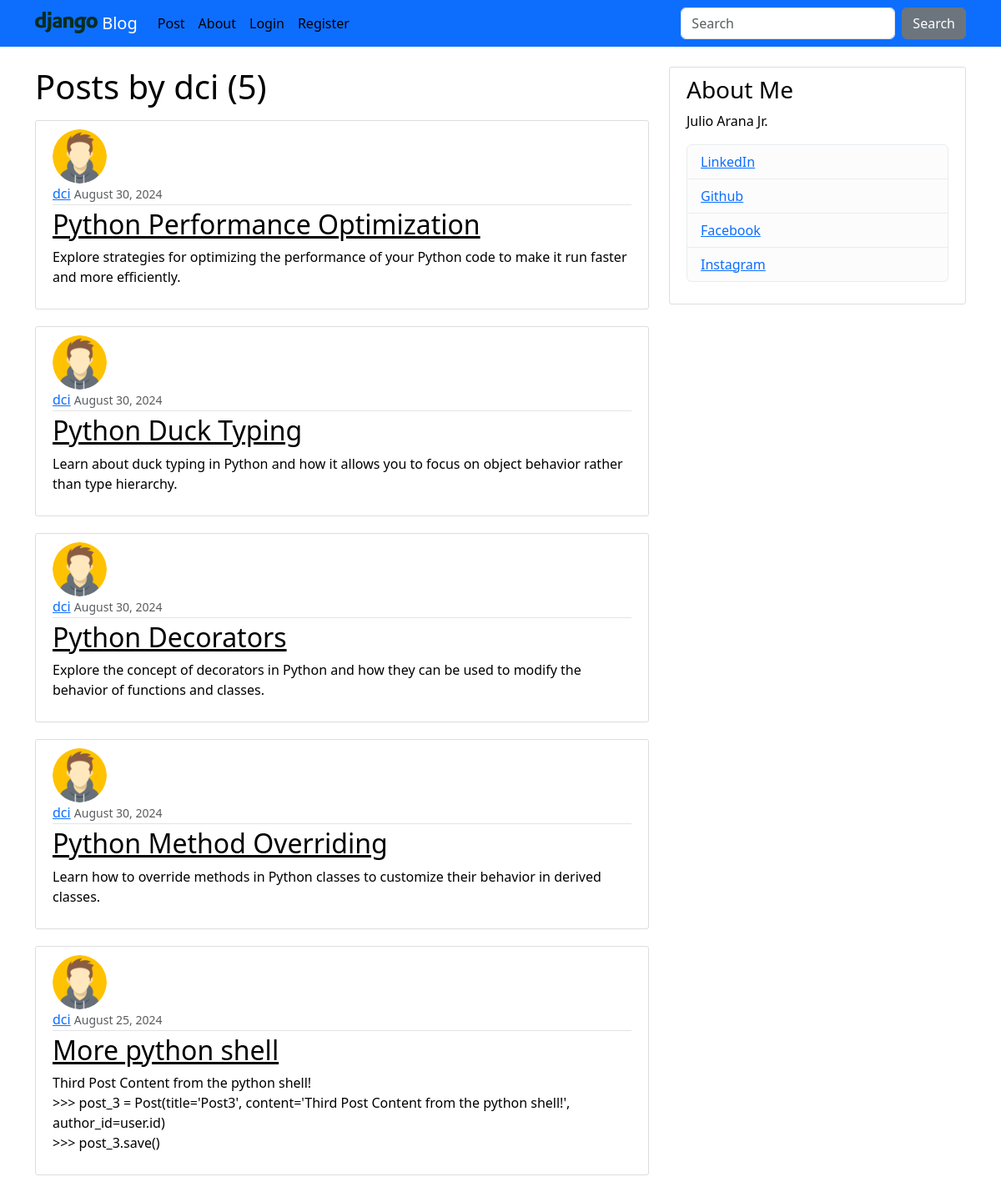
The page /blog/user/dci on the database its author committed.
### blog/models.py (models this page shows, shortened)
class Post(models.Model):
    title = models.CharField(max_length=100)
    content = models.TextField()
    date_posted = models.DateTimeField(default=timezone.now)
    author = models.ForeignKey(User, on_delete=models.CASCADE)

### accounts/models.py (models this page shows, shortened)
class Profile(models.Model):
    user = models.OneToOneField(User, on_delete=models.CASCADE)
    image = models.ImageField(default="default.jpg", upload_to="profile_pics")

### blog/views.py (the view)
# urls.py: path("user/<str:username>", UserPostListView.as_view(), name="user-posts"),
class UserPostListView(ListView):
    model = Post
    template_name = "blog/user_posts.html"  # <app>/<model>_<viewtype>.html
    context_object_name = "posts"
    ordering = ["-date_posted"]
    paginate_by = 5
    def get_queryset(self):
        user = get_object_or_404(User, username=self.kwargs.get("username"))
        return Post.objects.filter(author=user).order_by("-date_posted")

### templates/blog/user_posts.html (shortened to what this page needs)
{% extends "base.html" %}
{% block content %}
    <h1 class="mb-3">Posts by {{ view.kwargs.username }} ({{ page_obj.paginator.count }})</h1>
    {% for post in posts %}
        <article class="media content-section">
            <img class="rounded-circle article-img" src="{{ post.author.profile.image.url }}">
            <div class="media-body">
                <div class="article-metadata">
                <a class="mr-2" href="{% url 'blog:user-posts' post.author.username %}">{{ post.author }}</a>
                <small class="text-muted">{{ post.date_posted|date:"F d, Y" }}</small>
                </div>
                <h2><a class="article-title" href="{% url 'blog:post-detail' post.id %}">{{ post.title }}</a></h2>
                <p class="article-content">{{ post.content }}</p>
            </div>
        </article>
    {% endfor %}
{% endblock content %}

### templates/base.html (shortened to what this page needs)
{% load static %}
<!doctype html>
<html lang="en">
<head>
    <link href="https://cdn.jsdelivr.net/npm/bootstrap@5.3.3/dist/css/bootstrap.min.css" rel="stylesheet">
    <link rel="stylesheet" type="text/css" href="{% static 'main.css' %}">
</head>
<body>
    <header class="site-header">
        {% include 'navbar.html' %}
    </header>
    <main role="main" class="container">
        <div class="row">
            <div class="col-8">
                {% block content %}{% endblock %}
            </div>
            <div class="col-md-4">
                <div class="content-section">
                    <h3>About Me</h3>
                    <p>Julio Arana Jr.</p>
                    <ul class="list-group">
                        <li class="list-group-item list-group-item-light"><a class="text" href="https://www.linkedin.com/in/julioarana/">LinkedIn</a></li>
                        <li class="list-group-item list-group-item-light"><a class="text" href="https://github.com/julioaranajr/">Github</a></li>
                        <li class="list-group-item list-group-item-light"><a class="text" href="http://www.facebook.com/julio.arana">Facebook</a></li>
                        <li class="list-group-item list-group-item-light"><a class="text" href="https://www.instagram.com/julioaranajr/">Instagram</a></li>
                    </ul>
                </div>
            </div>
        </div>
    </main>
</body>
</html>

### templates/navbar.html (shortened to what this page needs)
{% load static %}
<nav class="navbar navbar-expand-lg navbar-dark bg-primary fixed-top">
  <div class="container">
    <a class="navbar-brand" href="{% url 'homepage' %}">
      <img
        src="/media/brand/django-logo.svg"
        alt="Django Blog"
        width="75"
        height="auto"
        class="d-inline-block align-text-top"
      />
      Blog
    </a>
    <div class="collapse navbar-collapse" id="navbarToggle">
      <div class="navbar-nav mr-auto">
        <a class="nav-item nav-link" href="{% url 'blog:home-blog' %}">Post</a>
        <a class="nav-item nav-link" href="{% url 'blog:about-blog' %}"
          >About</a
        >
      </div>
      <div class="navbar-nav">
        {% if user.is_authenticated %}
        <a class="nav-item nav-link" href="{% url 'blog:post-create' %}"
          >New Post</a
        >
        <a class="nav-item nav-link" href="{% url 'accounts:profile' %}"
          >Profile</a
        >
        <form action="{% url 'logout' %}" method="post">
          {% csrf_token %}
          <button class="btn btn-dark" type="submit">Log Out</button>
        </form>
        {% else %}
        <a class="nav-item nav-link" href="{% url 'accounts:login' %}">Login</a>
        <a class="nav-item nav-link" href="{% url 'accounts:register' %}"
          >Register</a
        >
        {% endif %}
      </div>
    </div>
      <form class="d-flex">
        <input
          class="form-control me-2"
          type="search"
          placeholder="Search"
          aria-label="Search"
        />
        <button class="btn btn-secondary" type="submit">Search</button>
      </form>
    </div>
</nav>

### static/main.css (style rules this page uses)
body { background: #ffffff; color: #000000; margin-top: 5rem; }
h1, h2, h3, h4, h5, h6 { color: #000000; }
ul { margin: 0; }
.site-header .navbar-nav .nav-link { color: #000000; }
.content-section { background: #ffffff; padding: 10px 20px; border: 1px solid #dddddd; border-radius: 3px; margin-bottom: 20px; }
.article-title { color: #000000; }
.article-content { white-space: pre-line; }
.article-img { height: 65px; width: 65px; margin-right: 16px; }
.article-metadata { padding-bottom: 1px; margin-bottom: 4px; border-bottom: 1px solid #e3e3e3 }

### rows shown on the page
Post: author.profile.image (picture), author "dci", date_posted "August 30, 2024", title "Python Performance Optimization", content "Explore strategies for optimizing the performance of your Python code to make it run faster and more efficiently."
Post: author.profile.image (picture), author "dci", date_posted "August 30, 2024", title "Python Duck Typing", content "Learn about duck typing in Python and how it allows you to focus on object behavior rather than type hierarchy."
Post: author.profile.image (picture), author "dci", date_posted "August 30, 2024", title "Python Decorators", content "Explore the concept of decorators in Python and how they can be used to modify the behavior of functions and classes."
Post: author.profile.image (picture), author "dci", date_posted "August 30, 2024", title "Python Method Overriding", content "Learn how to override methods in Python classes to customize their behavior in derived classes."
Post: author.profile.image (picture), author "dci", date_posted "August 25, 2024", title "More python shell", content "Third Post Content from the python shell! >>> post_3 = Post(title='Post3', content='Third Post Content from the python shell!', author_id=user.id) >>> post_3.save()"

### other values the page prints
{{ view.kwargs.username }} "dci"
{{ page_obj.paginator.count }} "5"
